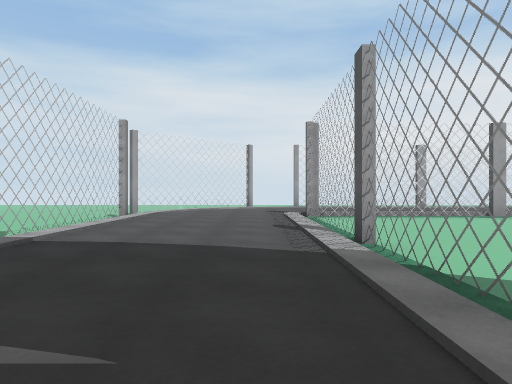
[1] (above)

24 first-person views from a walk through a scene from a Unity 3-D project. The camera is 1.2 m above the floor, looks level and sees 70° across. The floor is counted in squares, 2 m on a side. Each view is taken from the middle of a square. On the plan, view 1 faces up. The plan holds only what a view shows up to about 10 squares ahead; the rest is blank. The place goes on beyond the plan. The player is left out.

[2]
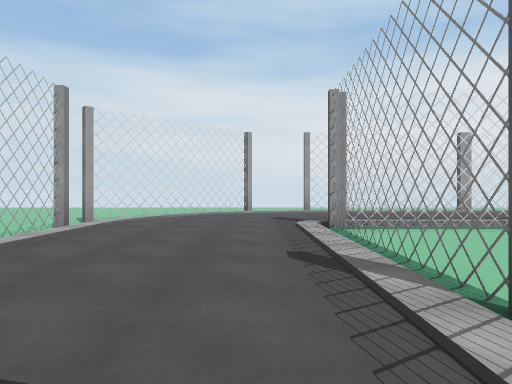

[3]
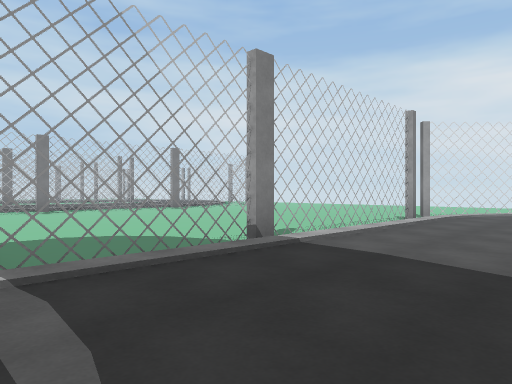

[4]
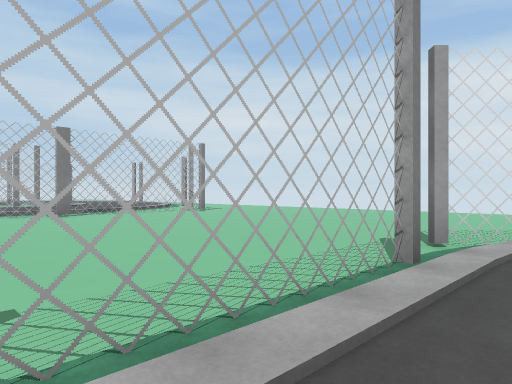

[5]
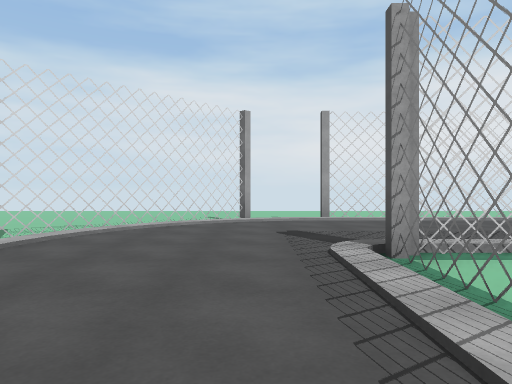

[6]
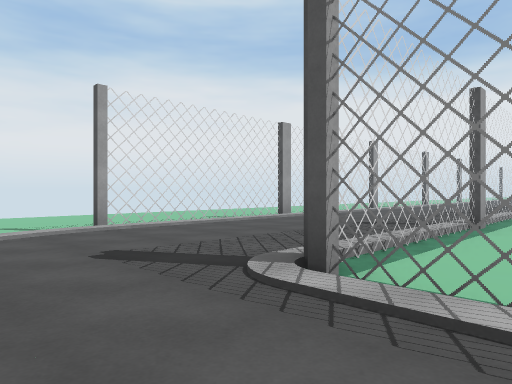

[7]
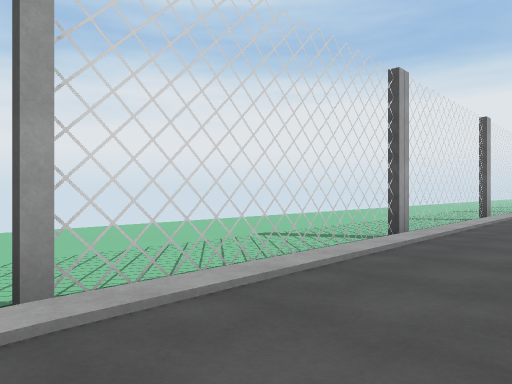

[8]
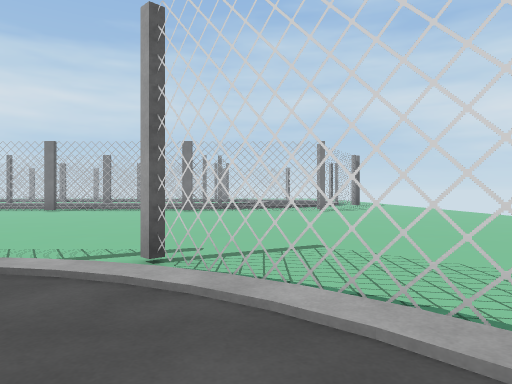

[9]
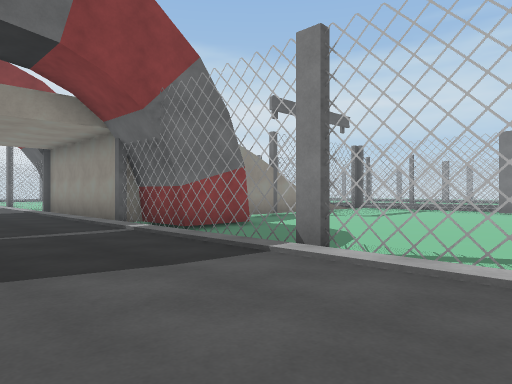

[10]
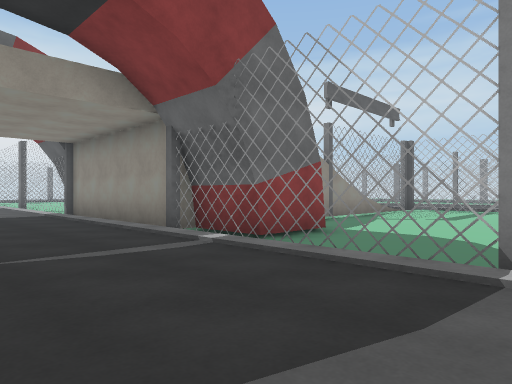

[11]
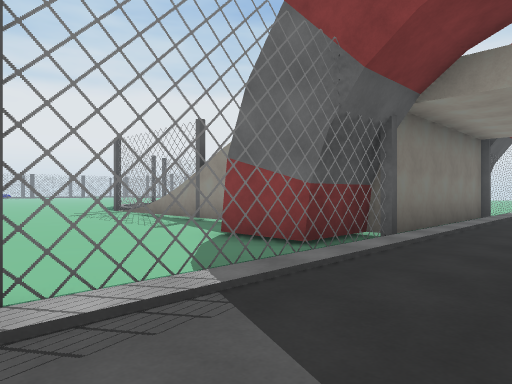

[12]
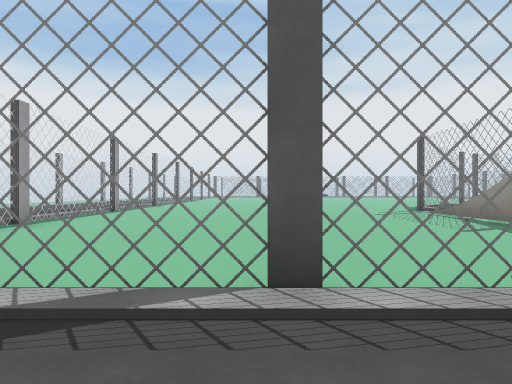

[13]
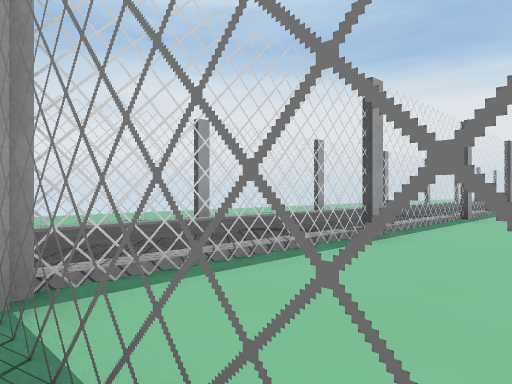

[14]
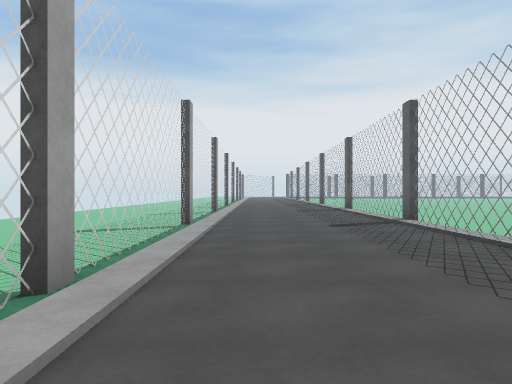

[15]
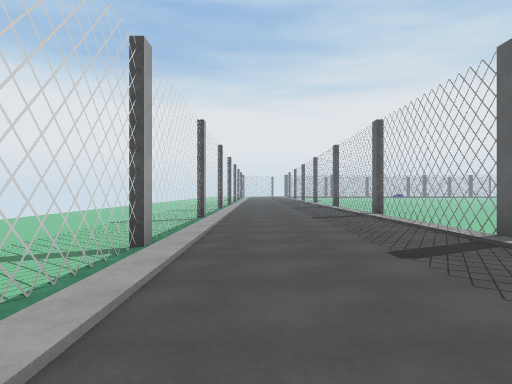

[16]
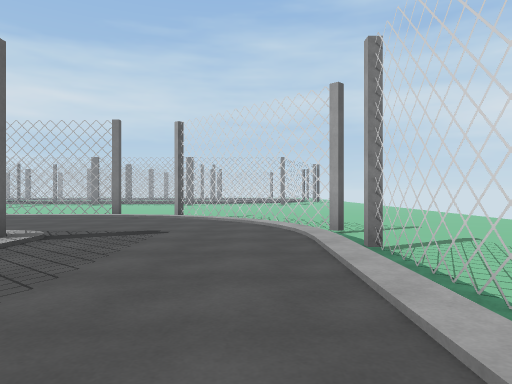

[17]
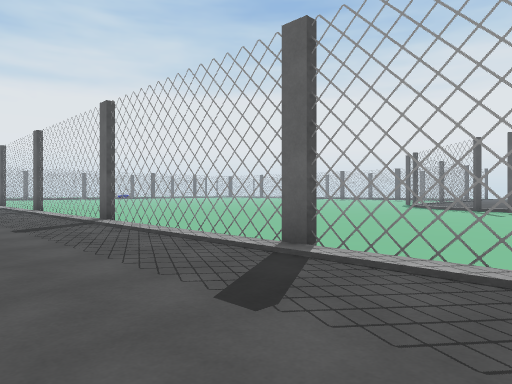

[18]
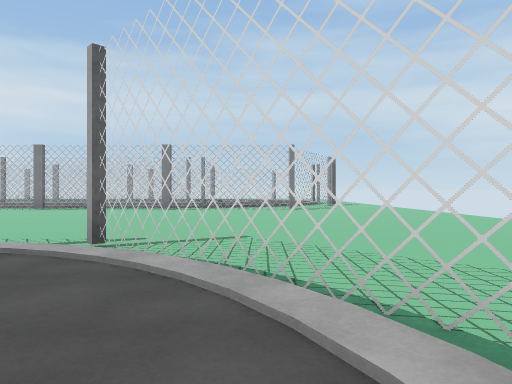

[19]
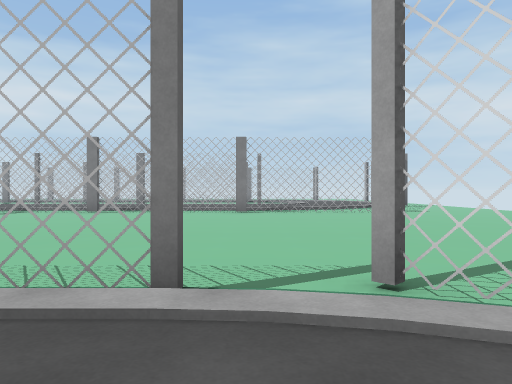

[20]
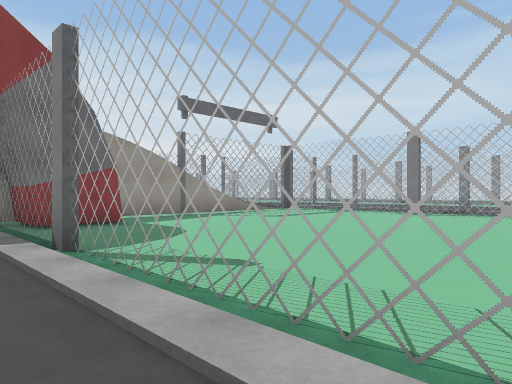

[21]
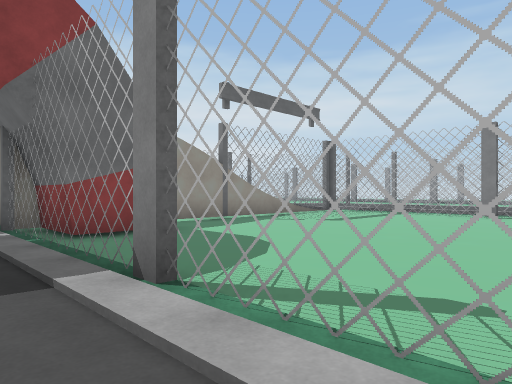

[22]
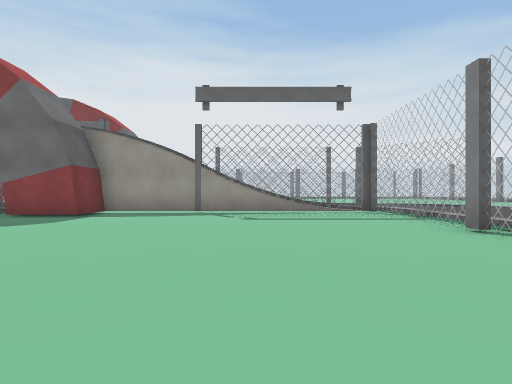

[23]
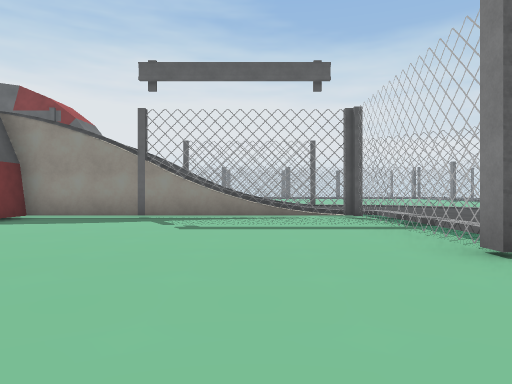

[24]
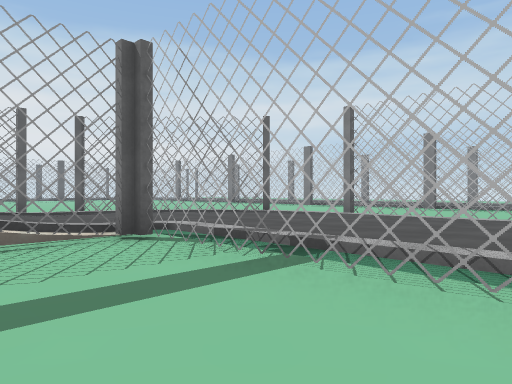

### Floor plan
Key: @ floor where view 1 was taken; # wall or solid block; . main floor; : floor 0.25 m higher than the main floor; / step, stairs or slope; v drop or lower ground; T thing the floor can be seen under or through; O other object.
Columns run from 22 left of view 1 to 14 right of it. Each row starts with its distance up from view 1.
 19              ...  ...  ........ ...
 18             ..... .... ............
 17             .........................
 16            ..........................
 15            ..........................
 14             .........O//TT///##///##/
 13            .........:/:::::::::::::::
 12            ........O/::::::::::::::::
 11            .......O/:::::::::::::::::
 10           ........./:::////TT///TT///
  9          #........./:::/#//. #//. T//
  8          #........./:::/#...........
  7          ........../:::/#...........
  6          ..........T:::/#...........
  5         /..........T:::/#...........
  4         /#........./:::/#.....   ...
  3     /:::/#........./:::/#...........
  2 ..  /:::/........../:::/#..........
  1 ..  #:::/........##/:::/###.....
  0     #:::/........##/::@/#  /v###
 -1     /::://#/////// /:::/   /////
 -2     /:::::         /:::/
 -3     O/::::/        /:::/
 -4       O:::/        /:
 -5        O//         /:

Positions as (right, up) in squares from view 1, and headings:
1: (0, 0), facing up
2: (0, 3), facing up
3: (0, 1), facing up-left
4: (-2, 6), facing up-left
5: (0, 6), facing up
6: (-1, 8), facing up-right
7: (1, 12), facing up-right
8: (0, 12), facing left
9: (0, 7), facing down-left
10: (0, 5), facing down-left
11: (-1, 5), facing down-right
12: (-1, 5), facing right
13: (1, 7), facing up-right
14: (4, 13), facing right
15: (2, 13), facing right
16: (6, 13), facing left
17: (9, 13), facing down-right
18: (1, 13), facing left
19: (-1, 10), facing left
20: (-2, 9), facing down-left
21: (-2, 7), facing down-left
22: (-10, 10), facing down
23: (-11, 8), facing down
24: (-11, 4), facing down-left
